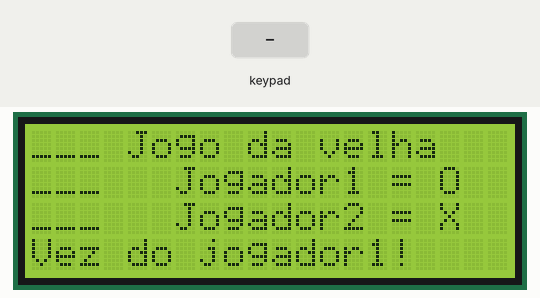
Bench run of a sketch on a simulated Arduino Mega 2560, built with avr-gcc and run on an emulated ATmega2560. On the bench: 20×4 character LCD. The test bench sets the inputs (shaded band). What the sketch prints to the serial monitor is not drawn.

Above: at 1.2 s.
1.3 s: keypad keys 1 3 9 7 2 2 2 2 pressed 0.4 s apart
At 5.6 s:
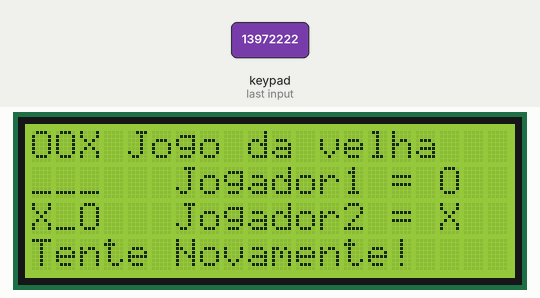
6.0 s: key '4' pressed
9.0 s: key '5' pressed
At 13.4 s:
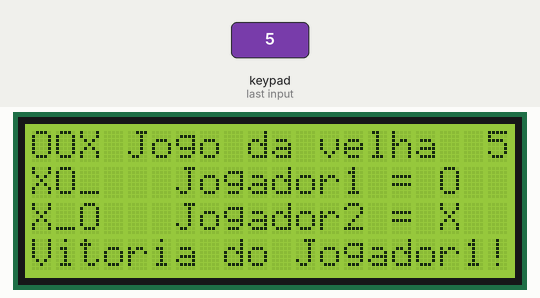
15.0 s: keypad keys 3 0 3 1 3 2 3 3 pressed 0.4 s apart
At 21.2 s:
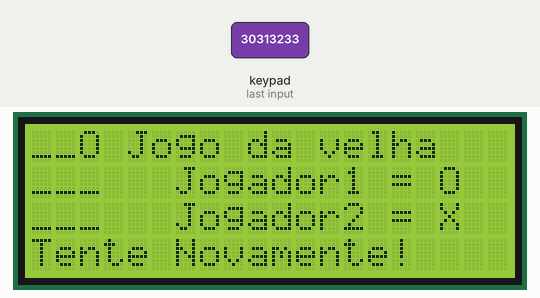
27.2 s: key '6' pressed
30.2 s: keypad keys 3 4 3 5 3 6 3 7 pressed 0.4 s apart
At 33.5 s:
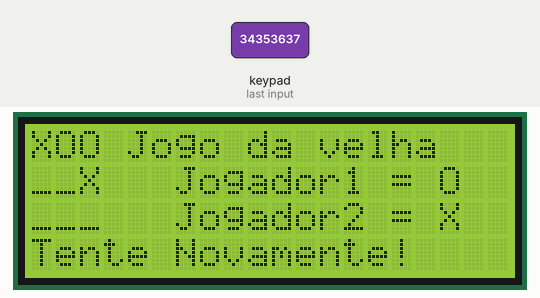
Timing chart, 0 to 35.0 s (numbered marks = the images above; inputs shaded):
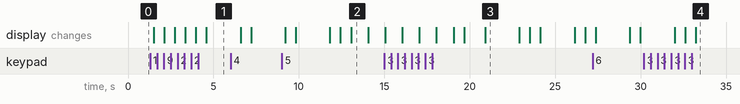

The sketch:

jogodavelha.ino
```cpp
#include <Keypad.h>
#include <LiquidCrystal.h>

void setup();
void loop();
int checarVitoria();
void recomecarJogo();
void printGameOnLCDScreen();
int facaJogada(int, char);

byte qtdLinhas=4, qtdColunas=4;
byte pinosLinhas[4] = {30, 31, 32, 33};
byte pinosColunas[4] = {34, 35, 36, 37};
char teclado[4][4] = { '1', '2', '3' , 'A',
                                  '4', '5', '6', 'B',
                                  '7', '8', '9', 'C',
                                  '*', '0', '#', 'D'
                     };

Keypad keypadx = Keypad( makeKeymap(teclado), pinosLinhas, pinosColunas, qtdLinhas, qtdColunas );


char jogovelha[9] = { ' ', ' ', ' ',
                      ' ', ' ', ' ',
                      ' ', ' ', ' '
};

LiquidCrystal lcd(9, 8, 5, 4, 3, 2);

void recomecarJogo(){
  for(int count=0; count<9; count++)
    jogovelha[count]=' ';

}

int facaJogada(int posicao, char ch){
  //retorna -1 caso o jogador tenha escolhido uma posição já jogada pelo player anterior
  //retorna 0 caso a posição ou caractere seja invalido
  //retorna 1 caso a joga tenha sido executada com sucesso
  if(posicao<=9 && posicao>=1 && (ch=='O' || ch=='X')){
    if(jogovelha[posicao-1]==' '){
      jogovelha[posicao-1] = ch;
      Serial.println("OK");
      return 1;
      Serial.println("OK");
    }
    else{
      Serial.println("not ok");//caso o jogador tenha escolhido uma posição já jogada pelo player anterior
      return -1;
    }
  }
  else{
    return 0;
  }
}

void printGameOnLCDScreen(){
    //primeira linha
    for(register int count=0; count<3; count++){
      lcd.setCursor(count, 0);
      if(jogovelha[count]==' ')
        lcd.print('_');
      else
        lcd.print(jogovelha[count]);
    }

    //segunda linha
    for(register int count=0; count<3; count++){
      lcd.setCursor(count, 1);
      if(jogovelha[count+3]==' ')
        lcd.print('_');
      else
        lcd.print(jogovelha[count+3]);
    }

    //terceira linha
    for(register int count=0; count<3; count++){
      lcd.setCursor(count, 2);
      if(jogovelha[count+6]==' ')
        lcd.print('_');
      else
        lcd.print(jogovelha[count+6]);

    }

}

int checarVitoria(){
  int retornoX;
  char jogadores[2] = { 'O', 'X' };
  //retorna -1 para empate
  //retorna 0 caso o jogo ainda não tenha terminado
  //retorna 1 caso jogador1 venca a partida
  //retorna 2 caso jogador2 venca a partida

  //checa se há algum vencedor - linha
  for(int countCHAR=0; countCHAR<2; countCHAR++){
    for(int count=0; count<9; count+=3){
      for(int count2=0; count2<3; count2++) {
        if(jogadores[countCHAR]!=jogovelha[count+count2]){
          break;
        }
        else{
          if(count2==2){
            if(jogadores[countCHAR]=='O')
              return 1;
            if(jogadores[countCHAR]=='X')
              return 2;
          }
        }
      }
    }
  }

  //checa se há algum vencedor - coluna
  for(int countCHAR=0; countCHAR<2; countCHAR++){
    for(int count=0; count<3; count++){
      for(int count2=count; count2<=(count+6); count2+=3){
        if(jogadores[countCHAR]!=jogovelha[count2]){
          break;
        }
        else{
          if(count2==(count+6)){
            if(jogadores[countCHAR]=='O')
              return 1;
            if(jogadores[countCHAR]=='X')
              return 2;
          }
        }
      }
    }
  }

  //checar vitorioso em diagonal_1
  for(int countCHAR=0; countCHAR<2; countCHAR++){
    for(int count=2; count<=6; count+=2){
      if(jogadores[countCHAR]!=jogovelha[count]){
        break;
      }
      else{
        if(count==6){
          if(jogadores[countCHAR]=='O')
            return 1;
          if(jogadores[countCHAR]=='X')
            return 2;
        }
      }
    }
  }

  //checar vitoria diagonal_2
  for(int countCHAR=0; countCHAR<2; countCHAR++){
    for(int count=0; count<=8; count+=4){
      if(jogadores[countCHAR]!=jogovelha[count]){
        break;
      }
      else{
        if(count==8){
          if(jogadores[countCHAR]=='O')
            return 1;
          if(jogadores[countCHAR]=='X')
            return 2;
        }
      }
    }
  }


  for(int count=0; count<9; count++){
    if(jogovelha[count]==' '){
      retornoX=0;//jogo ainda não acabou
      break;
    }
    else
      retornoX=-1; //empate
  }

  return retornoX;
}

void loop(){
  int vitoria=0;
  char ch='O', key, validarJogada;
  printGameOnLCDScreen();

  while(vitoria==0){
      lcd.setCursor(0, 4);
      if(ch=='O')
        lcd.print("Vez do jogador1!");
      if(ch=='X')
        lcd.print("Vez do jogador2!");
      key=keypadx.getKey();
      delay(200);
      validarJogada = facaJogada(atoi(&key), ch);
      if(validarJogada==1){
        if(ch=='O')
          ch='X';
        else if(ch=='X')
          ch='O';
      }
      else if(validarJogada==-1){
        lcd.setCursor(0, 4);
        lcd.print("Tente Novamente!");
        for(int count=1; count>=0; count--){
          delay(1000);
        }
      }
      if(!Serial.available()){
        Serial.print(key);
      }
      printGameOnLCDScreen();
      vitoria=checarVitoria();
  }

  lcd.setCursor(0, 4);
  if(vitoria==1)
    lcd.print("Vitoria do Jogador1!");
  if(vitoria==2)
    lcd.print("Vitoria do Jogador2!");
  if(vitoria==-1)
    lcd.print("Empate!");

  for(int count=5; count>=0; count--){
     lcd.setCursor(19, 0);
     lcd.print(count);
     delay(1000);
  }

  lcd.setCursor(19, 0);
  lcd.print(" ");
  lcd.setCursor(16, 3);
  lcd.print("    ");
  recomecarJogo();
}

void setup(){
    lcd.begin(20, 4);
    lcd.setCursor(4, 0);
    lcd.print("Jogo da velha");
    lcd.setCursor(6, 1);
    lcd.print("Jogador1 = O");
    lcd.setCursor(6, 2);
    lcd.print("Jogador2 = X");

    Serial.begin(9600);
}
```

Measured:
- after the input at 1.3 s, the display: first changes after 0.21 s (image 1 shows a later state)
- after the input at 9.0 s, the display: first differs from a run without the input after 4.1 s (image 2)
- after the input at 15.0 s, the display: first differs from a run without the input after 4.7 s (image 3 shows a later state)
- after the input at 30.2 s, the display: first differs from a run without the input after 3.0 s (image 4)
- what the display in image 2 shows lasts 1.0 s, from 13.1 s to 14.1 s
- what the display in image 3 shows lasts 2.0 s, from 20.9 s to 22.9 s
